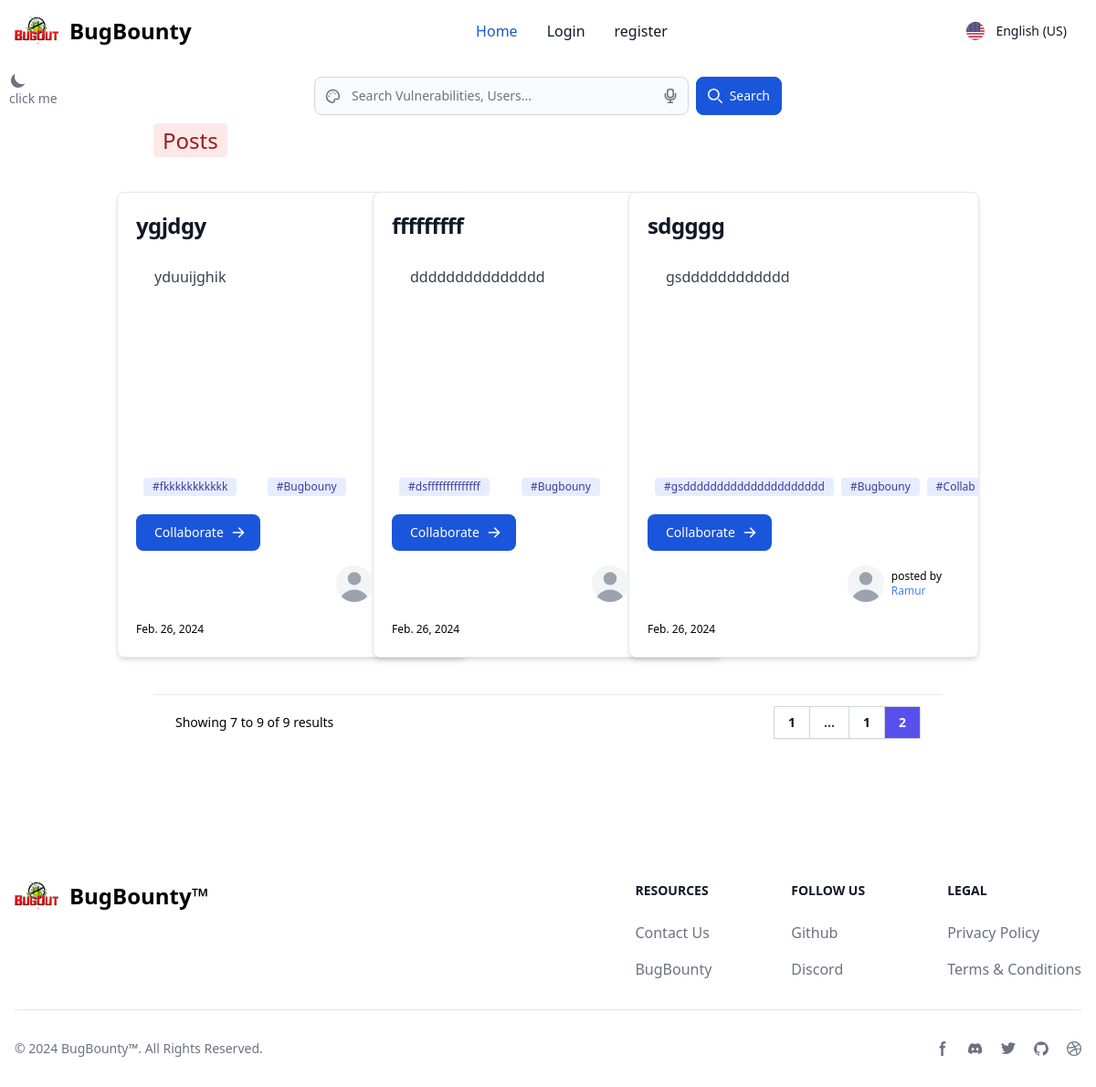
/?page=2, run on an earlier commit of the app's database.
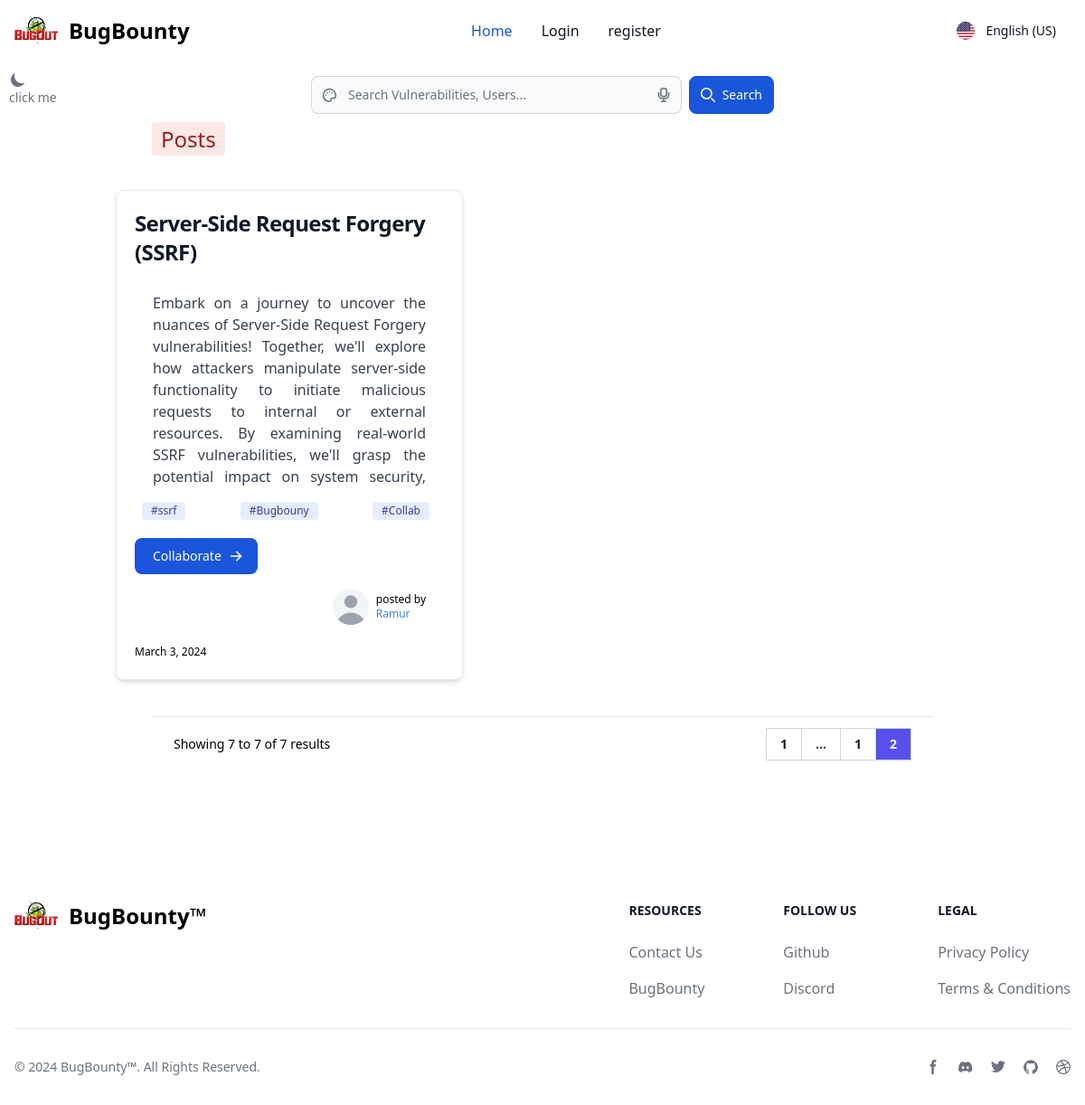
And on a later commit of the database.
### app/models.py (models this page shows)
class Posts(models.Model):
    title = models.CharField(max_length=150)
    description = models.TextField()
    tags = models.CharField(max_length=150, null=True, blank=True)
    user = models.ForeignKey(User, on_delete=models.CASCADE)
    date = models.DateField(auto_now=True)

### app/views.py (the view)
# urls.py: path('', index, name='index'),
def index(request):
    try:
        data = Posts.objects.all()
        if request.method == "POST":
            name = request.POST['name']
            data = Posts.objects.filter(Q(tags__icontains=name) | Q(
                title__icontains=name) | Q(description__icontains=name) | Q(user__username__icontains=name))
        paginator = Paginator(data, 6)
        page_number = request.GET.get('page')
        service_data = paginator.get_page(page_number)
        return render(request, 'index.html', {"query": service_data})
    except Exception as e:
        print(e)
        return redirect(page404)

### app/templates/index.html (shortened to what the changed rows need)
{% extends "base.html" %} {% block content %}
<div class="px-10 md:px-20">
  <div
    class="m-5 grid grid-cols-1 md:grid-cols-3 lg:grid-col-4 gap-4 justify-items-center"
  >
    {% if query %} {% for val in query %}
    <div
      class="w-96 bg-white border overflow-hidden border-gray-200 rounded-lg shadow-md dark:bg-gray-800 dark:border-gray-700 mt-5 h-auto"
    >
      <div class="p-5">
        <a href="#">
          <h5
            class="mb-2 text-2xl font-bold tracking-tight text-gray-900 dark:text-white"
          >
            {{val.title}}
          </h5>
        </a>
        <p
          class="mb-3 font-normal p-5 text-gray-700 dark:text-gray-400 w-auto md:w-auto overflow-auto text-justify h-auto md:h-60 scrollbar-thin scrollbar-thumb-transparent scrollbar-track-transparent"
        >
          {{val.description}}
        </p>
        <div class="flex justify-between m-2 text-xs">
          <span
            class="bg-indigo-100 text-indigo-800 text-xs font-medium me-2 px-2.5 py-0.5 rounded dark:bg-indigo-900 dark:text-indigo-300"
            >#{{val.tags}}</span
          >
          <span
            class="bg-indigo-100 text-indigo-800 text-xs font-medium me-2 px-2.5 py-0.5 rounded dark:bg-indigo-900 dark:text-indigo-300"
            >#Bugbouny</span
          >
          <span
            class="bg-indigo-100 text-indigo-800 text-xs font-medium me-2 px-2.5 py-0.5 rounded dark:bg-indigo-900 dark:text-indigo-300"
            >#Collab</span
          >
        </div>
        {% if request.user != val.user %}
        <button
        onclick="window.location.href='{% url 'sentcollabs' val.id %}'"
          data-modal-target="authentication-modal"
          data-modal-toggle="authentication-modal"
          data-post-id="{{ val.id }}"
          class="block text-white mt-5 bg-blue-700 hover:bg-blue-800 focus:ring-4 focus:outline-none focus:ring-blue-300 font-medium rounded-lg text-sm px-5 py-2.5 text-center dark:bg-blue-600 dark:hover:bg-blue-700 dark:focus:ring-blue-800"
          type="button"
        >
          <span class="flex items-center justify-end"
            >Collaborate
            <svg
              class="w-4 h-4 ml-2 -mr-1"
              fill="currentColor"
              viewBox="0 0 20 20"
              xmlns="http://www.w3.org/2000/svg"
            >
              <path
                fill-rule="evenodd"
                d="M10.293 3.293a1 1 0 011.414 0l6 6a1 1 0 010 1.414l-6 6a1 1 0 01-1.414-1.414L14.586 11H3a1 1 0 110-2h11.586l-4.293-4.293a1 1 0 010-1.414z"
                clip-rule="evenodd"
              ></path></svg
          ></span>
        </button>
        {% endif %}
        <a class="m-3 flex justify-end items-center"  href="{% url "publicprofile" val.user %}">
          <div
            class="relative w-10 h-10 overflow-hidden bg-gray-100 rounded-full dark:bg-gray-600"
          >
            <svg
              class="absolute w-12 h-12 text-gray-400 -left-1"
              fill="currentColor"
              viewBox="0 0 20 20"
              xmlns="http://www.w3.org/2000/svg"
            >
              <path
                fill-rule="evenodd"
                d="M10 9a3 3 0 100-6 3 3 0 000 6zm-7 9a7 7 0 1114 0H3z"
                clip-rule="evenodd"
              ></path>
            </svg>
          </div>
          <div class="dark:text-white text-xs p-2">
            posted by
            <h1 class="text-blue-500 capitalize" >{{val.user}} </h1>
          </div>
        </a>
        <span class="text-xs dark:text-white">{{val.date}}</span>
      </div>
    </div>
    {% comment %} card end {% endcomment %} {% endfor %} {% endif %}
  </div>
  <div class="flex items-center justify-between border-t border-gray-200 bg-white px-4 py-3 sm:px-6 dark:bg-black dark:text-white mt-auto md:mt-10">
    <div class="hidden sm:flex sm:flex-1 sm:items-center sm:justify-between dark:text-white">
      <div>
        <p class="text-sm">
          Showing
          <span class="font-medium">{{ query.start_index }}</span>
          to
          <span class="font-medium">{{ query.end_index }}</span>
          of
          <span class="font-medium">{{ query.paginator.count }}</span>
          results
        </p>
      </div>
      <div>
        <nav class="isolate inline-flex -space-x-px rounded-md shadow-sm dark:text-white" aria-label="Pagination">
          {% if query.has_previous %}
          <a href="?page=1" class="relative inline-flex items-center px-4 py-2 text-sm font-semibold text-gray-900 ring-1 ring-inset ring-gray-300 hover:bg-gray-50 dark:hover:bg-gray-700 focus:z-20 focus:outline-offset-0">1</a>
          <span class="relative inline-flex items-center px-4 py-2 text-sm font-semibold text-gray-700 ring-1 ring-inset ring-gray-300 focus:outline-offset-0">...</span>
          {% endif %}
          {% for page_num in query.paginator.page_range %}
            {% if page_num > query.number|add:'-5' and page_num < query.number|add:'5' %}
              <a href="?page={{ page_num }}" class="relative inline-flex items-center px-4 py-2 text-sm font-semibold {% if page_num == query.number %} bg-indigo-600 text-white {% else %} text-gray-900 {% endif %} dark:text-white ring-1 ring-inset ring-gray-300 dark:ring-gray-700 hover:bg-gray-50 dark:hover:bg-gray-700 focus:z-20 focus:outline-offset-0">{{ page_num }}</a>
            {% endif %}
          {% endfor %}
        </nav>
      </div>
    </div>
  </div>
</div>
{% endblock content %}

What changed in the data, as far as the page shows it:
no longer on this page (row edited): Posts: title "ygjdgy", description "yduuijghik", tags "fkkkkkkkkkkk", date "Feb. 26, 2024"
removed Posts: title "fffffffff", description "ddddddddddddddd", tags "dsffffffffffffff", date "Feb. 26, 2024"
removed Posts: title "sdgggg", description "gsdddddddddddd", tags "gsddddddddddddddddddddd", user "Ramur", date "Feb. 26, 2024"
added Posts: title "Server-Side Request Forgery (SSRF)", description "Embark on a journey to uncover the nuances of Server-Side Request Forgery vulnerabilities! Together, we'll explore how attackers manipulate server-side functionality to initiate malicious requests to internal or external resources. By examining real-world SSRF vulnerabilities, we'll grasp the potential impact on system security,…", tags "ssrf", user "Ramur", date "March 3, 2024"
Also different on the page:
{{ query.end_index }}: "9" → "7"
{{ query.paginator.count }}: "9" → "7"
